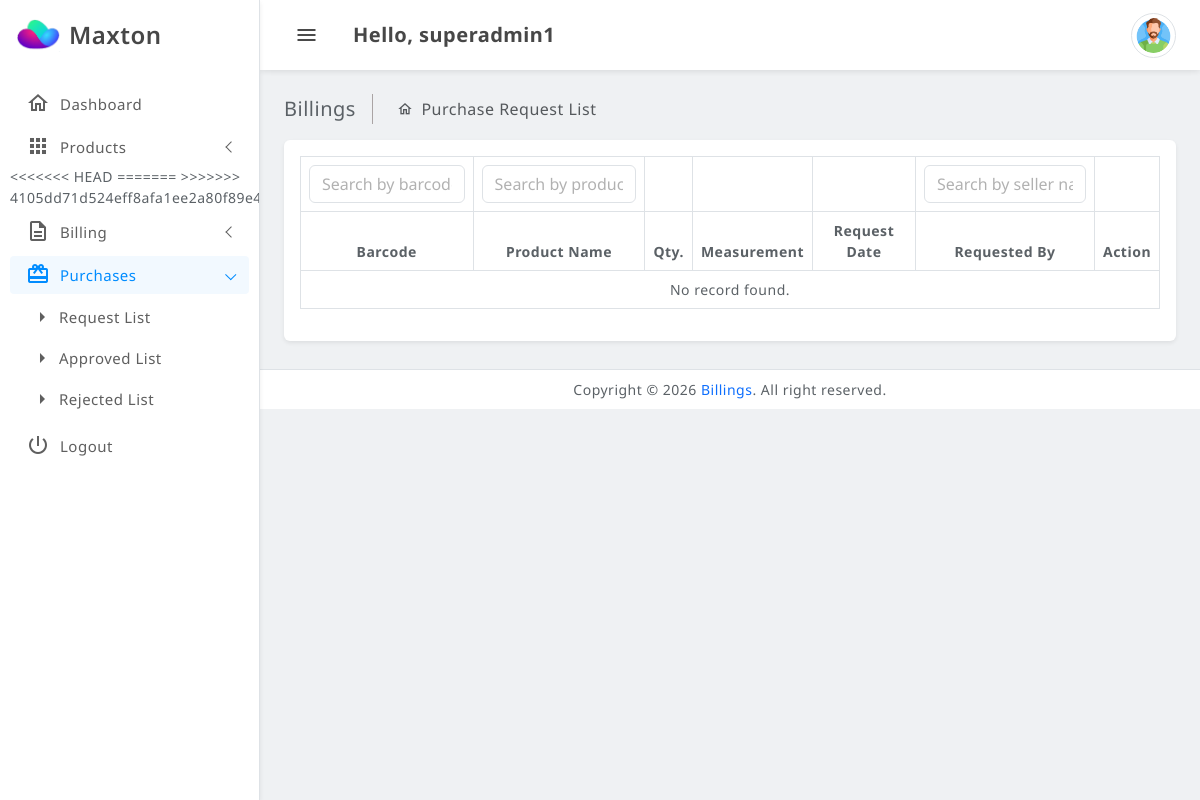
Before: /purchase-request-list.php (signed in) with the older database file.
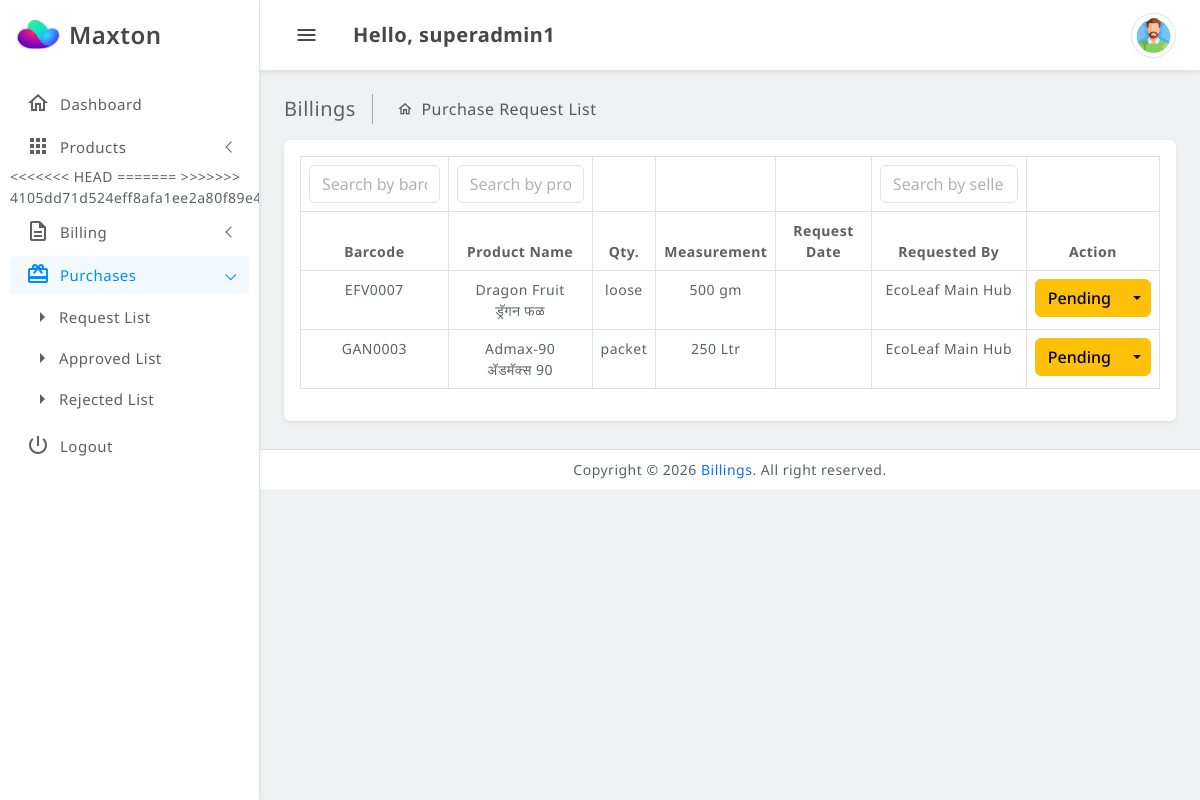
After: the same page with the newer database file.
### tables this page shows
CREATE TABLE `bl_product_stock_transaction` (
  `id` int(11) NOT NULL,
  `seller_id` int(11) NOT NULL,
  `product_variant_id` int(11) NOT NULL,
  `product_id` int(11) NOT NULL,
  `stock` double NOT NULL,
  `created_date` datetime DEFAULT NULL,
  `status` tinyint(1) NOT NULL DEFAULT 1 COMMENT '0=pending, 1=approved,2=reject',
  `selling_price` double NOT NULL,
  `purchase_price` double NOT NULL,
  `transaction_type` tinyint(1) NOT NULL DEFAULT 1 COMMENT '1=Purchase Request, 2=Sell POS, 3=Sell APP, 4=Transfer Stock',
  `received_selled_id` int(10) DEFAULT NULL,
  `parent_id` int(10) NOT NULL,
  `approved_by` int(10) DEFAULT NULL,
  `approved_date` datetime DEFAULT NULL,
  `order_id` int(10) NOT NULL
);

CREATE TABLE `bl_products` (
  `id` bigint(20) UNSIGNED NOT NULL,
  `seller_id` int(11) DEFAULT NULL,
  `row_order` int(11) NOT NULL,
  `name` varchar(191) NOT NULL,
  `tags` varchar(191) DEFAULT NULL,
  `tax_id` tinyint(4) DEFAULT 0,
  `brand_id` int(11) DEFAULT 0,
  `slug` varchar(191) NOT NULL,
  `category_id` int(11) NOT NULL,
  `cashback_point` varchar(191) DEFAULT NULL,
  `indicator` tinyint(4) DEFAULT NULL COMMENT '0 - none | 1 - veg | 2 - non-veg',
  `manufacturer` varchar(191) DEFAULT NULL,
  `made_in` varchar(191) DEFAULT NULL,
  `return_status` tinyint(4) DEFAULT NULL,
  `cancelable_status` tinyint(4) DEFAULT NULL,
  `till_status` varchar(191) DEFAULT NULL,
  `image` text NOT NULL,
  `other_images` varchar(191) DEFAULT NULL,
  `description` text NOT NULL,
  `status` int(11) NOT NULL DEFAULT 0,
  `is_approved` int(11) DEFAULT NULL,
  `return_days` int(11) NOT NULL DEFAULT 0,
  `type` text DEFAULT NULL,
  `is_unlimited_stock` int(11) NOT NULL DEFAULT 0 COMMENT '0 = Limited & 1 = Unlimited',
  `cod_allowed` tinyint(4) NOT NULL,
  `total_allowed_quantity` int(11) NOT NULL,
  `tax_included_in_price` tinyint(4) NOT NULL DEFAULT 0,
  `fssai_lic_no` varchar(191) NOT NULL,
  `barcode` varchar(191) DEFAULT NULL,
  `created_at` timestamp NULL DEFAULT NULL,
  `updated_at` timestamp NULL DEFAULT NULL,
  `deleted_at` timestamp NULL DEFAULT NULL,
  `meta_title` varchar(191) DEFAULT NULL,
  `meta_keywords` text DEFAULT NULL,
  `schema_markup` text DEFAULT NULL,
  `meta_description` text DEFAULT NULL,
  `max_cashback_use` varchar(191) DEFAULT NULL,
  `offer_product` tinyint(1) NOT NULL DEFAULT 0
);

CREATE TABLE `bl_product_variants` (
  `id` bigint(20) UNSIGNED NOT NULL,
  `product_id` int(11) NOT NULL,
  `type` varchar(191) NOT NULL,
  `status` int(11) NOT NULL DEFAULT 1 COMMENT '(1: Available, 0: Sold Out)',
  `measurement` double(8,2) NOT NULL,
  `price` double(11,2) NOT NULL,
  `discounted_price` double(11,2) NOT NULL DEFAULT 0.00,
  `stock` double(11,2) NOT NULL DEFAULT 0.00,
  `stock_unit_id` int(11) NOT NULL DEFAULT 0,
  `deleted_at` timestamp NULL DEFAULT NULL
);

CREATE TABLE `bl_units` (
  `id` bigint(20) UNSIGNED NOT NULL,
  `name` varchar(191) NOT NULL,
  `short_code` varchar(191) NOT NULL,
  `parent_id` int(11) DEFAULT NULL,
  `conversion` int(11) DEFAULT NULL
);

CREATE TABLE `bl_admins` (
  `id` bigint(20) UNSIGNED NOT NULL,
  `username` varchar(191) NOT NULL,
  `email` varchar(191) NOT NULL,
  `password` text NOT NULL,
  `role_id` int(11) NOT NULL,
  `created_by` int(11) NOT NULL,
  `forgot_password_code` varchar(191) DEFAULT NULL,
  `fcm_id` varchar(191) DEFAULT NULL,
  `remember_token` varchar(100) DEFAULT NULL,
  `status` tinyint(4) NOT NULL DEFAULT 1 COMMENT '1 => Active, 0 => Inactive',
  `login_at` timestamp NULL DEFAULT NULL,
  `last_active_at` timestamp NULL DEFAULT NULL,
  `created_at` timestamp NULL DEFAULT NULL,
  `updated_at` timestamp NULL DEFAULT NULL
);

### init.php (called while the page is built, shortened)
<?php
	include_once("includes/connection.php");
	include_once("includes/queryFunction.php");
	$general_cls_call=new general($db);
?>

### purchase-request-list.php (the view, shortened to what the changed rows need)
<?PHP error_reporting(0);
	include_once 'init.php';
	$pageAccessRoleIds = [1];
	$general_cls_call->validation_check($_SESSION['USER_ID'], $_SESSION['ROLE_ID'], $pageAccessRoleIds, SITE_URL);
?>
		<?PHP include_once("includes/adminHeader.php"); ?>
  <main class="main-wrapper">
    <div class="main-content">
				<div class="card">
					<div class="card-body">
						<div class="table-responsive">
							<table id="example2" class="table table-striped table-bordered">
								<thead>
									<tr>
							<td><input type="text" class="form-control" id="search-zero" placeholder="Search by barcode"></td>
							<td><input type="text" class="form-control" id="search-one" placeholder="Search by product name"></td>
							<td></td>
							<td></td>
							<td></td>
							<td><input type="text" class="form-control" id="search-five" placeholder="Search by seller name"></td>
							<td></td>
						</tr>
                      <tr  class="text-center">
						<th>Barcode</th>
						<th>Product Name</th>
						<th>Qty.</th>
						<th>Measurement</th>
						<th>Request Date</th>
						<th>Requested By</th>
						<th class="text-center">Action</th>
                      </tr>
								</thead>
								<tbody>
									<?php
						$fields = "pr.id, pr.product_id, pr.status, pr.stock as pqty, pr.created_date, pv.type, pv.stock, pv.measurement, pv.stock_unit_id, p.name, p.image, p.barcode, a.username";
						$tables = PRODUCT_STOCK_TRANSACTION . " pr
						INNER JOIN " . PRODUCT_VARIANTS . " pv ON pr.product_variant_id = pv.id
						INNER JOIN " . PRODUCTS . " p ON p.id = pr.product_id
						INNER JOIN " . ADMIN_MASTER . " a ON a.id = pr.seller_id";
						$where = "WHERE pr.status = :status ORDER BY pr.created_date DESC";
						$params = [
							':status' => 0
						];
						$sqlQuery = $general_cls_call->select_join_query($fields, $tables, $where, $params, 2);
						if($sqlQuery[0] != '')
						{
							foreach($sqlQuery as $arr)
							{
								$unit_dtls = $general_cls_call->select_query("*", UNITS, "WHERE id =:id ", array(':id'=> $arr->stock_unit_id), 1);
								$unitname = $unit_dtls->name;
					?>
									  <tr id="dataRow<?php echo($arr->id);?>"  class="text-center">
										<td><?PHP echo $arr->barcode; ?></td>
										<td><?PHP echo $general_cls_call->explode_name($arr->name); ?></td>
										<td><?PHP echo $arr->qty.' '.$arr->type; ?></td>
										<td><?PHP echo $arr->measurement.' '.$unitname; ?></td>
										<td><?PHP echo $arr->request_date; ?></td>
										<td><?PHP echo $arr->username; ?></td>
										<td class="text-center">
											<div class="ms-auto">
												  <div class="btn-group">
													<button type="button" class="btn btn-<?PHP echo $arr->status==1 ? 'success' : ($arr->status==2 ? 'danger' : 'warning'); ?>">
													<?PHP echo $arr->status==1 ? 'Approved' : ($arr->status==2 ? 'Rejected' : 'Pending'); ?>
													</button>
													<button type="button" class="btn btn-<?PHP echo $arr->status==1 ? 'success' : ($arr->status==2 ? 'danger' : 'warning'); ?> split-bg-<?PHP echo $arr->status==1 ? 'success' : ($arr->status==2 ? 'danger' : 'warning'); ?> dropdown-toggle dropdown-toggle-split"
													  data-bs-toggle="dropdown"> <span class="visually-hidden">Toggle Dropdown</span>
													</button>
												</div>
											</div>
										</td>
									  </tr>
										<?PHP
											}
										}
										else
										{
									?>
									  <tr>
										<td colspan="7" class="text-center">No record found.
										</td>
									  </tr>
						<?PHP
							}
						?>
								</tbody>
							</table>
						</div>
					</div>
				</div>
    </div>
  </main>
</body>
</html>

### includes/queryFunction.php (shortened to what the changed rows need)
<?php
	class general
	{
		private $db;
		public function __construct($database)
		{
	    		$this->db = $database;
		}
		public function select_query($fields,$tables,$where,$data_array,$mode)
		{
			$query_string="SELECT ".$fields." FROM ".$tables." ".$where." ";
			$query = $this->db->prepare($query_string);
			foreach($data_array As $key=>$value)
			{
				$data_array[$key] = stripslashes($value);
			}
			try
			{
 				$query->execute($data_array);
				if($query->errorCode() == 0)
				{
					if($mode == 1)
					{
						$result = $query->fetch(PDO::FETCH_OBJ);
					}
					else if($mode == 2)
					{
						$result = $query->fetchAll(PDO::FETCH_OBJ);
					}
					return $result;
				}
				else
				{
					$errors = $prepare_sql->errorInfo();
					echo '<pre>';
					print_r($errors);
					echo '</pre>';
					die();
				}
			}
			catch (PDOException $e)
			{
				die($e->getMessage());
			}
		}
		public function select_join_query($fields, $tables, $where = '', $data_array = [], $mode = 2)
		{
			$query_string = "SELECT $fields FROM $tables $where";
			$query = $this->db->prepare($query_string);
			foreach ($data_array as $key => $value) {
				$data_array[$key] = stripslashes($value);
			}
			try {
				$query->execute($data_array);
				if ($mode == 1) {
					return $query->fetch(PDO::FETCH_OBJ);
				} else {
					return $query->fetchAll(PDO::FETCH_OBJ);
				}
			} catch (PDOException $e) {
				die($e->getMessage());
			}
		}
		function explode_name($name='')
		{
			if (strpos($name, '*|*') !== false) {
				list($english, $hindi) = explode('*|*', $name, 2);
				return trim($english) . '<br>' . trim($hindi);
			}
			return trim($name);
		}
	}
?>

Changed rows visible on the page:
added bl_product_stock_transaction: bl_products.barcode "EFV0007", english "Dragon Fruit", hindi "ड्रॅगन फळ", bl_product_variants.type "loose", bl_product_variants.measurement "500", bl_units.name "gm", bl_admins.username "EcoLeaf Main Hub", status "Pending"
added bl_product_stock_transaction: bl_products.barcode "GAN0003", english "Admax-90", hindi "ॲडमॅक्स 90", bl_product_variants.type "packet", bl_product_variants.measurement "250", bl_units.name "Ltr", bl_admins.username "EcoLeaf Main Hub", status "Pending"
Other visible differences:
text no longer shown: "No record found."
